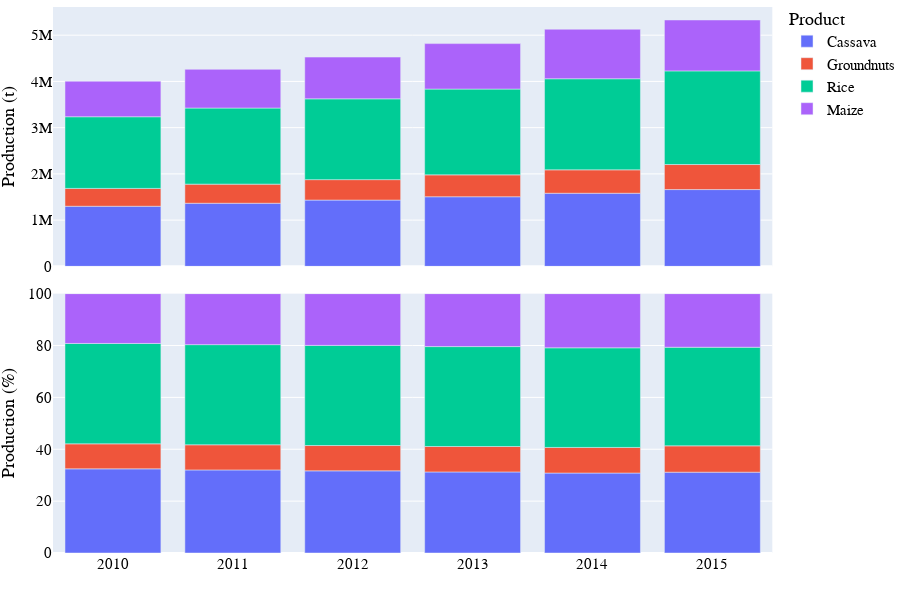

Here is the notebook cell this chart was saved with:
### Markdown cell above
## Visualization of production data

### Code cell
# Bar chart of national crop production
country_iso, country_name = 'GN', 'Guinea'
df = pd.read_csv('../data/crop/adm_crop_production_%s.csv' % country_iso, index_col=0)
df['year'] = df['harvest_year']
year = [df['year'].min(), df['year'].max()]
product_order = ['Cassava','Groundnuts','Rice', 'Maize']
for season_name in ['Main']:
    footnote = 'National crop production in %s - %s' % (country_name, season_name)
    fn_save = '../figures/%s_bar_natgrainprod_%s.png' % (country_iso, season_name)
    sub = df[df['season_name'] == season_name]
    fig = PlotBarProduction(sub, year, product_order, footnote, fn_save)
    fig.show()

### Figure 1 — Plotly figure (JSON) as saved in the notebook; plotly's stock layout.template omitted (floating-point values rounded to 4 significant figures)
{"data": [{"alignmentgroup": "True", "hovertemplate": "product=Cassava<br>season_name=Main<br>type=orig_unit<br>year=%{x}<br>value=%{y}<extra></extra>", "legendgroup": "Cassava", "marker": {"color": "#636efa", "pattern": {"shape": ""}}, "name": "Cassava", "offsetgroup": "Cassava", "orientation": "v", "showlegend": true, "textposition": "auto", "type": "bar", "x": [2010, 2011, 2012, 2013, 2014, 2015], "xaxis": "x2", "y": [1299841, 1365114, 1433656, 1505649, 1581249, 1660647], "yaxis": "y2"}, {"alignmentgroup": "True", "hovertemplate": "product=Cassava<br>season_name=Main<br>type=percent<br>year=%{x}<br>value=%{y}<extra></extra>", "legendgroup": "Cassava", "marker": {"color": "#636efa", "pattern": {"shape": ""}}, "name": "Cassava", "offsetgroup": "Cassava", "orientation": "v", "showlegend": false, "textposition": "auto", "type": "bar", "x": [2010, 2011, 2012, 2013, 2014, 2015], "xaxis": "x", "y": [32.45, 32.03, 31.67, 31.25, 30.83, 31.16], "yaxis": "y"}, {"alignmentgroup": "True", "hovertemplate": "product=Groundnuts<br>season_name=Main<br>type=orig_unit<br>year=%{x}<br>value=%{y}<extra></extra>", "legendgroup": "Groundnuts", "marker": {"color": "#EF553B", "pattern": {"shape": ""}}, "name": "Groundnuts", "offsetgroup": "Groundnuts", "orientation": "v", "showlegend": true, "textposition": "auto", "type": "bar", "x": [2010, 2011, 2012, 2013, 2014, 2015], "xaxis": "x2", "y": [386055, 413088, 442017, 472971, 506091, 541526], "yaxis": "y2"}, {"alignmentgroup": "True", "hovertemplate": "product=Groundnuts<br>season_name=Main<br>type=percent<br>year=%{x}<br>value=%{y}<extra></extra>", "legendgroup": "Groundnuts", "marker": {"color": "#EF553B", "pattern": {"shape": ""}}, "name": "Groundnuts", "offsetgroup": "Groundnuts", "orientation": "v", "showlegend": false, "textposition": "auto", "type": "bar", "x": [2010, 2011, 2012, 2013, 2014, 2015], "xaxis": "x", "y": [9.639, 9.693, 9.765, 9.817, 9.868, 10.16], "yaxis": "y"}, {"alignmentgroup": "True", "hovertemplate": "product=Rice<br>season_name=Main<br>type=orig_unit<br>year=%{x}<br>value=%{y}<extra></extra>", "legendgroup": "Rice", "marker": {"color": "#00cc96", "pattern": {"shape": ""}}, "name": "Rice", "offsetgroup": "Rice", "orientation": "v", "showlegend": true, "textposition": "auto", "type": "bar", "x": [2010, 2011, 2012, 2013, 2014, 2015], "xaxis": "x2", "y": [1550055, 1645909, 1747687, 1855767, 1970530, 2025638], "yaxis": "y2"}, {"alignmentgroup": "True", "hovertemplate": "product=Rice<br>season_name=Main<br>type=percent<br>year=%{x}<br>value=%{y}<extra></extra>", "legendgroup": "Rice", "marker": {"color": "#00cc96", "pattern": {"shape": ""}}, "name": "Rice", "offsetgroup": "Rice", "orientation": "v", "showlegend": false, "textposition": "auto", "type": "bar", "x": [2010, 2011, 2012, 2013, 2014, 2015], "xaxis": "x", "y": [38.7, 38.62, 38.61, 38.52, 38.42, 38.01], "yaxis": "y"}, {"alignmentgroup": "True", "hovertemplate": "product=Maize<br>season_name=Main<br>type=orig_unit<br>year=%{x}<br>value=%{y}<extra></extra>", "legendgroup": "Maize", "marker": {"color": "#ab63fa", "pattern": {"shape": ""}}, "name": "Maize", "offsetgroup": "Maize", "orientation": "v", "showlegend": true, "textposition": "auto", "type": "bar", "x": [2010, 2011, 2012, 2013, 2014, 2015], "xaxis": "x2", "y": [769146, 837653, 902965, 983501, 1070966, 1101224], "yaxis": "y2"}, {"alignmentgroup": "True", "hovertemplate": "product=Maize<br>season_name=Main<br>type=percent<br>year=%{x}<br>value=%{y}<extra></extra>", "legendgroup": "Maize", "marker": {"color": "#ab63fa", "pattern": {"shape": ""}}, "name": "Maize", "offsetgroup": "Maize", "orientation": "v", "showlegend": false, "textposition": "auto", "type": "bar", "x": [2010, 2011, 2012, 2013, 2014, 2015], "xaxis": "x", "y": [19.2, 19.66, 19.95, 20.41, 20.88, 20.66], "yaxis": "y"}], "layout": {"annotations": [{"showarrow": false, "text": "", "textangle": 90, "x": 0.98, "xanchor": "left", "xref": "paper", "y": 0.2375, "yanchor": "middle", "yref": "paper"}, {"showarrow": false, "text": "", "textangle": 90, "x": 0.98, "xanchor": "left", "xref": "paper", "y": 0.7625, "yanchor": "middle", "yref": "paper"}, {"align": "left", "font": {"color": "dimgrey", "family": "arial", "size": 15}, "showarrow": false, "text": "National crop production in Guinea - Main", "x": 0, "xref": "paper", "y": -0.13, "yref": "paper"}], "barmode": "relative", "font": {"color": "black", "family": "arial", "size": 15}, "height": 600, "legend": {"title": {"text": "Product"}, "tracegroupgap": 0, "x": 1, "y": 1.01}, "margin": {"b": 0, "l": 0, "r": 0, "t": 0}, "width": 900, "xaxis": {"anchor": "y", "domain": [0, 0.98], "dtick": 1, "range": [2010.0, 2016.0], "title": {"text": ""}}, "xaxis2": {"anchor": "y2", "domain": [0, 0.98], "matches": "x", "showticklabels": false}, "yaxis": {"anchor": "x", "domain": [0, 0.475], "range": [0, 100], "title": {"text": "Production (%)"}}, "yaxis2": {"anchor": "x2", "domain": [0.525, 1], "title": {"text": "Production (t)"}}}}
